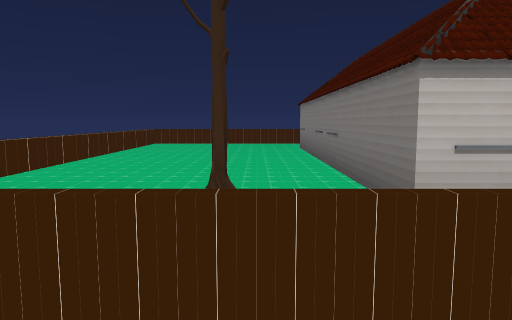
View 1 (above)

24 first-person views from a walk through a 3-D level made in the Unity game engine. The camera is 1.5 m above the floor, tilts 6° down and sees 70° across. The floor is counted in squares, 2 m on a side. Each view is taken from the middle of a square. On the plan, view 1 faces up. The plan holds only what a view shows up to about 11 squares ahead; the rest is blank. The place goes on beyond the plan. The player is left out. Some surface patterns are stand-ins.

View 2
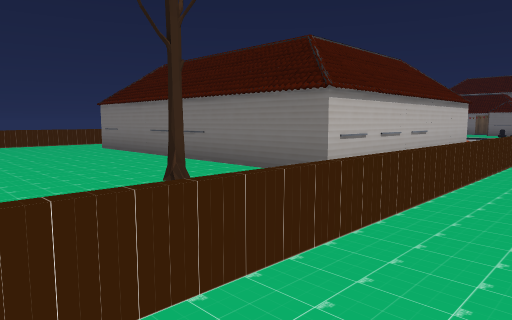

View 3
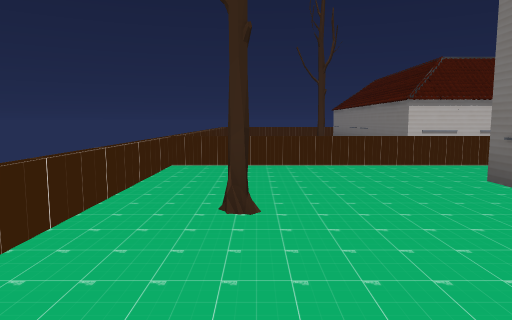

View 4
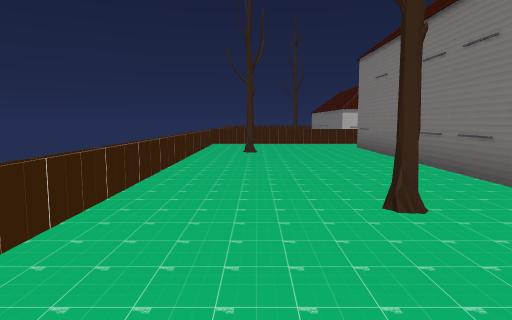

View 5
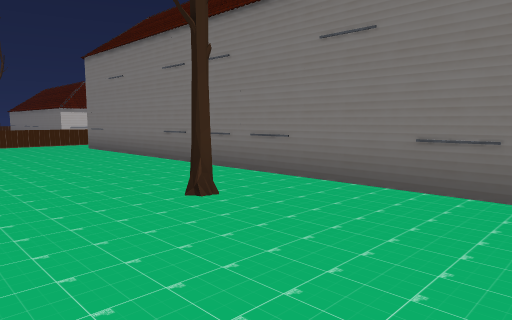

View 6
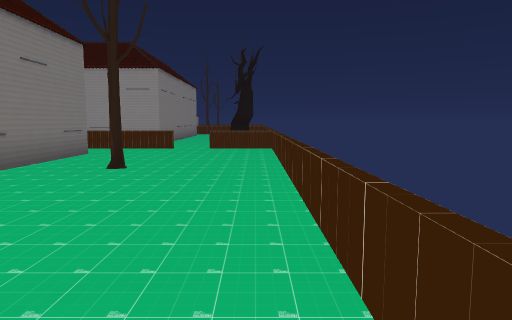

View 7
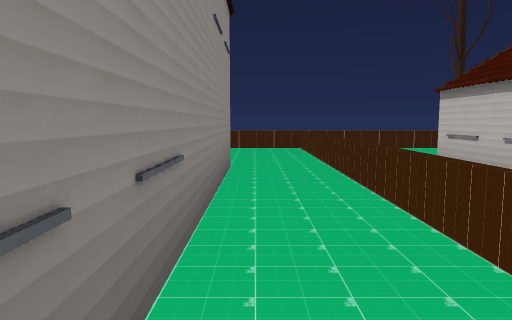

View 8
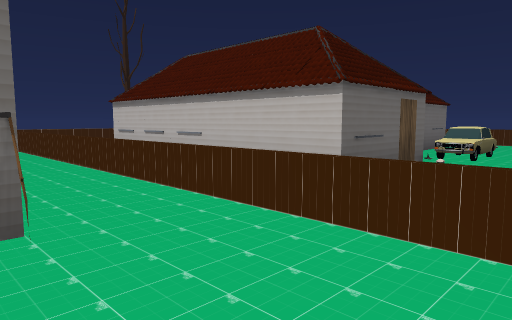

View 9
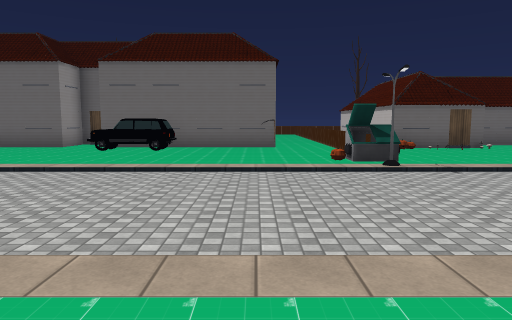

View 10
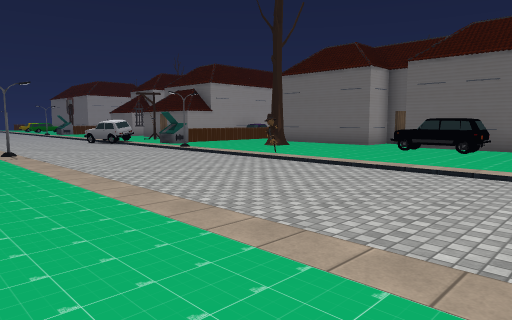

View 11
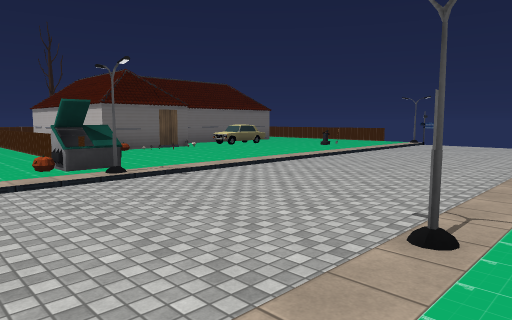

View 12
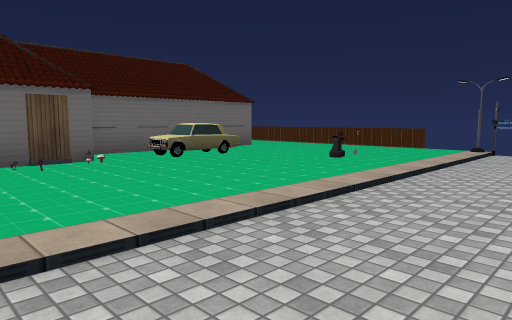

View 13
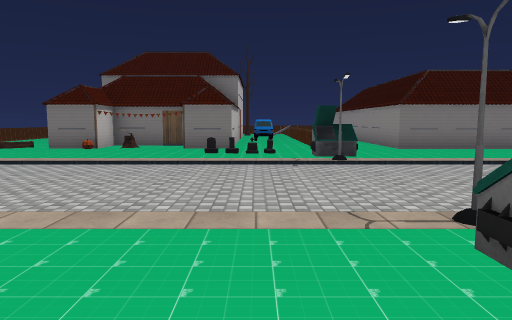

View 14
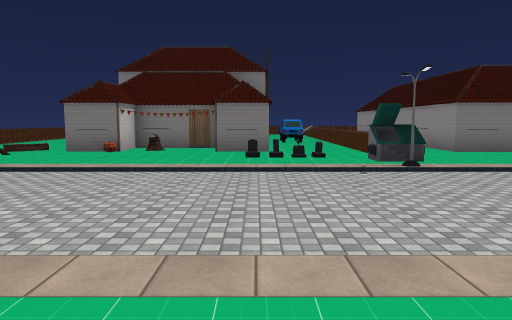

View 15
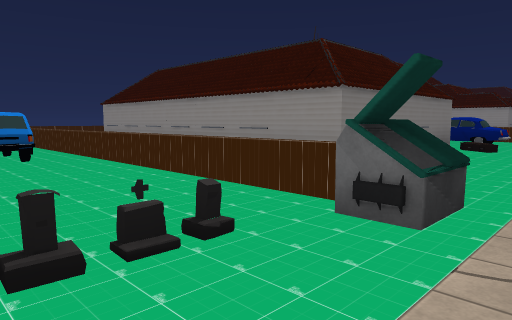

View 16
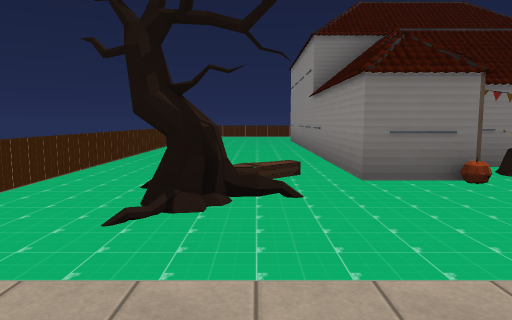

View 17
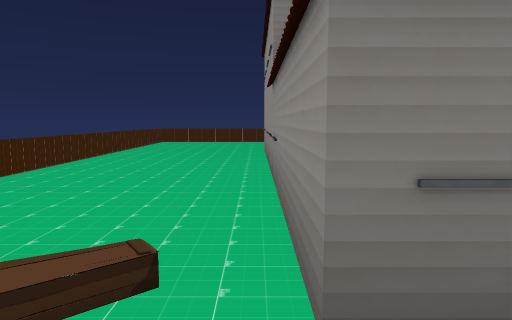

View 18
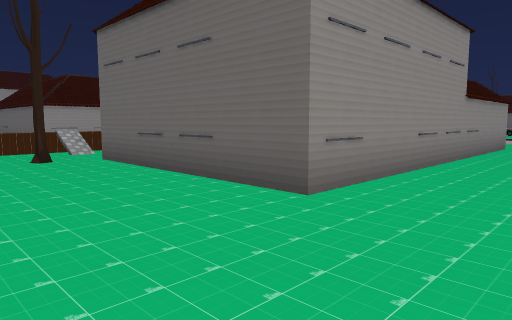

View 19
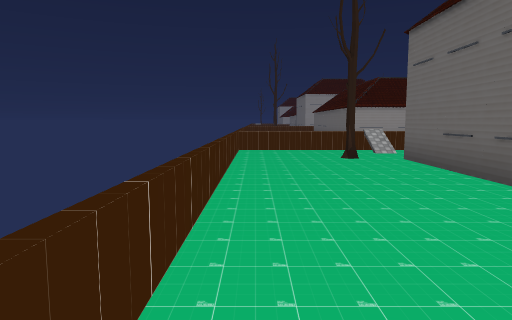

View 20
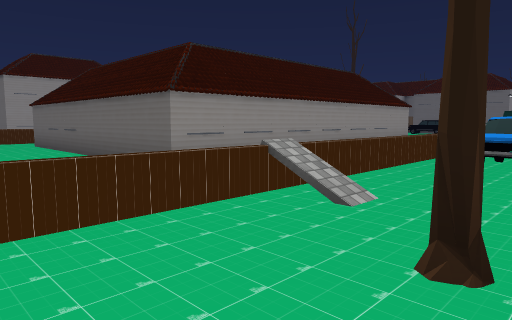

View 21
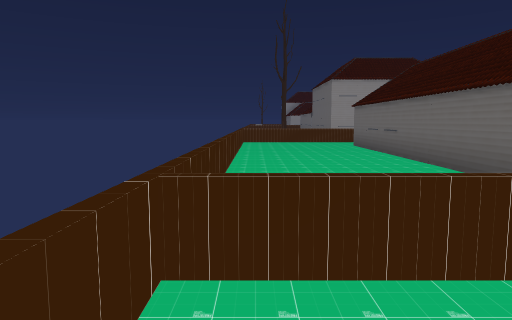

View 22
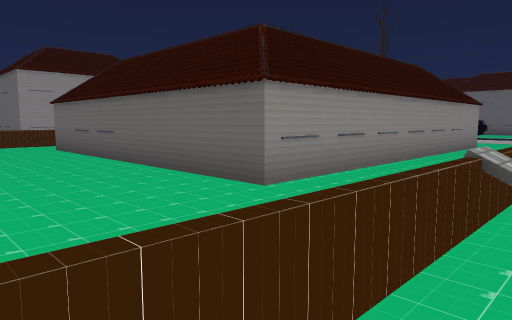

View 23
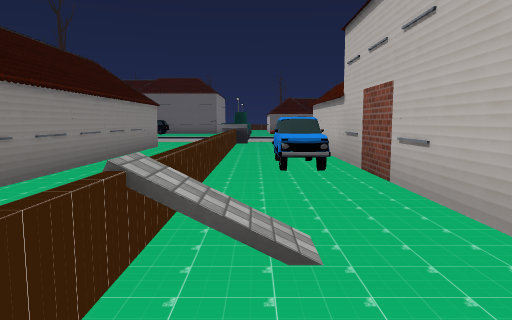

View 24
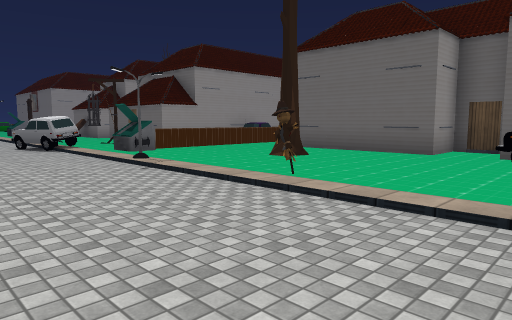

### Floor plan
Key: @ floor where view 1 was taken; # wall or solid block; . main floor; - floor 0.25 m lower than the main floor; : floor 0.5 m higher than the main floor; / step, stairs or slope; = window, fence, low wall or low ledge; T tree; B bin; S streetlight; C scarecrow; I sign; M tombstone; U stump; O other object.
Columns run from 4 left of view 1 to 32 right of it. Each row starts with its distance up from view 1.
 13    ==       ===##      ===========
 12    ..      .....IS-- .............
 11 =.....    ....../---/.T.............
 10 =.....#   #...O./---/.T.............=
  9 =.....#   #...OM/---/...............=
  8 =.....#   #.O.../---/...#########...=
  7 =.....#   #.O.../---/...U#      #...=
  6 =.....#   #...../---/....#      #...=
  5 =.....#   ##O.../---/...##      #...=
  4 =...T.#    #O.../---/.M.##### ###...=
  3 =    .######:.../---/......OO....T..=
  2 =             ../---/.........../...=
  1 #=============#BS---SB.........=/=.=#
  0 =...@.........../---/...............=
 -1 =....######O..../---/..##########...=
 -2 =.T..#    ##..../---/..#        #...=
 -3 =....#     #..../---/..#        #...=
 -4 =....#     #O.../---/..#        #...=
 -5 =....#    ##O.../---///#        #...=
 -6 =....#    #...../---/..#        #...=
 -7 =....#    ##...C/---///OO       #...=
 -8 =..T.#     #..../---///OO       #...=
 -9 =....#     #.T../---/..         ..
-10 =....#     #....S---S           ==
-11 =.....     ...../---/
-12 #==.===     ===B/---/

Where each view was taken, in squares from view 1:
view 1: 0 up, 0 right, facing up
view 2: 0 up, 3 left, facing up-right
view 3: 5 down, 2 left, facing up
view 4: 11 down, 2 left, facing up
view 5: 11 down, 3 left, facing up-right
view 6: 2 down, 3 left, facing down
view 7: 0 up, 7 right, facing left
view 8: 1 down, 10 right, facing up-left
view 9: 1 down, 18 right, facing left
view 10: 1 down, 18 right, facing down-left
view 11: 1 down, 17 right, facing up-left
view 12: 3 up, 14 right, facing up-left
view 13: 3 up, 9 right, facing right
view 14: 4 up, 10 right, facing right
view 15: 4 up, 16 right, facing down-right
view 16: 10 up, 15 right, facing right
view 17: 9 up, 18 right, facing right
view 18: 11 up, 31 right, facing down-left
view 19: 11 up, 31 right, facing down
view 20: 4 up, 31 right, facing down-left
view 21: 3 up, 31 right, facing down
view 22: 2 up, 31 right, facing down-left
view 23: 2 up, 30 right, facing left
view 24: 4 down, 15 right, facing down-left
